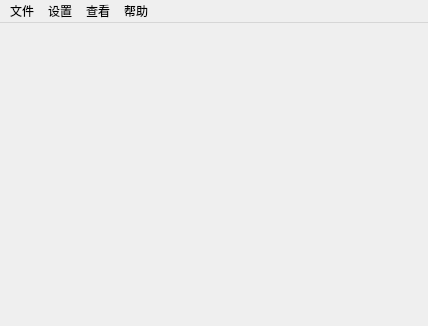
<?xml version="1.0" encoding="UTF-8"?>
<ui version="4.0">
 <class>BaseWindow</class>
 <widget class="QMainWindow" name="BaseWindow">
  <property name="geometry">
   <rect>
    <x>0</x>
    <y>0</y>
    <width>428</width>
    <height>326</height>
   </rect>
  </property>
  <property name="windowTitle">
   <string>MainWindow</string>
  </property>
  <widget class="QWidget" name="centralWidget"/>
  <widget class="QMenuBar" name="menuBar">
   <property name="geometry">
    <rect>
     <x>0</x>
     <y>0</y>
     <width>428</width>
     <height>23</height>
    </rect>
   </property>
   <widget class="QMenu" name="menu">
    <property name="title">
     <string>文件</string>
    </property>
    <addaction name="action_ReadFile"/>
    <addaction name="action_ReHandle"/>
    <addaction name="action_Exit"/>
   </widget>
   <widget class="QMenu" name="menu_2">
    <property name="title">
     <string>查看</string>
    </property>
    <addaction name="action_OriginalData"/>
    <addaction name="action_DecodeLog"/>
   </widget>
   <widget class="QMenu" name="menu_3">
    <property name="title">
     <string>设置</string>
    </property>
    <addaction name="action_DecodeSetup"/>
   </widget>
   <widget class="QMenu" name="menu_4">
    <property name="title">
     <string>帮助</string>
    </property>
    <addaction name="action_Help"/>
   </widget>
   <addaction name="menu"/>
   <addaction name="menu_3"/>
   <addaction name="menu_2"/>
   <addaction name="menu_4"/>
  </widget>
  <action name="action_DecodeSetup">
   <property name="text">
    <string>配置设置</string>
   </property>
  </action>
  <action name="action_Help">
   <property name="text">
    <string>帮助</string>
   </property>
  </action>
  <action name="action_OriginalData">
   <property name="text">
    <string>查看原始数据</string>
   </property>
  </action>
  <action name="action_DecodeLog">
   <property name="text">
    <string>查看解析日志</string>
   </property>
  </action>
  <action name="action_ReadFile">
   <property name="text">
    <string>读取文件</string>
   </property>
  </action>
  <action name="action_ReHandle">
   <property name="text">
    <string>重新处理当日数据</string>
   </property>
  </action>
  <action name="action_Exit">
   <property name="text">
    <string>退出</string>
   </property>
  </action>
 </widget>
 <layoutdefault spacing="6" margin="11"/>
 <resources/>
 <connections/>
</ui>
